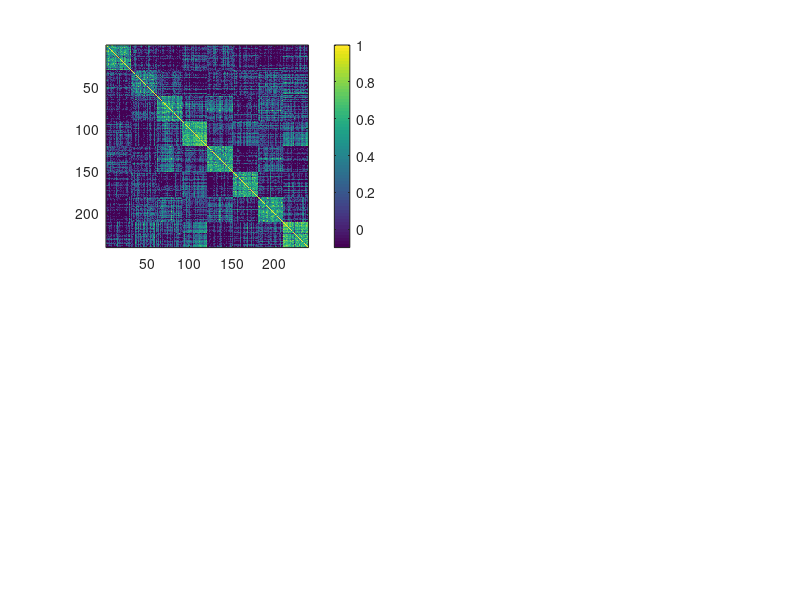

Write MATLAB code to recreate this figure. (Note: this script raises an error after producing the figure.)
N=20;
K=8;
V=K*30;
rho0=0.05;
rho=0.5;
% rhoMin=0.5; % minimum non-zero fraction of rho in a block
rhoMin=1;
ngrads=2;
ThresFrac=1/K; % threshold fraction for the gradient matrix
Lab=repmat(1:K,[V/K,1]);Lab=Lab(:);

xx=linspace(1,rhoMin,V/K);
Sig0=toeplitz(xx);
Sig=rho0+(1-rho)*eye(V)+rho*kron(eye(K),Sig0);
addnoise = 0;
flipblocks=0; % flip blocks of the covariance matrix
if flipblocks==1
    for i=1:K
        I=(i-1)*V/K+1:i*V/K;
        Sig(I,I)=Sig(I,I)*(rand(1)>=0.5);
    end
    if addnoise == 1
        Sig = Sig + 0.1*randn(size(Sig));
    end
else
    Y = mvnrnd(repmat(0,[1,V]),Sig,N);
    if addnoise == 1
        Y = Y + randn(size(Y))*0.75;
    end
end

S = corrcoef(Y);

[V,D]=eig(S);V=fliplr(V);D=flip(diag(D));

%subplot(2,2,1);imagesc(Sig,[-0.1,min(1,rho*2)]);axis image;colorbar
subplot(2,2,1);imagesc(S,[-0.1,min(1,rho*2)]);axis image;colorbar
grmat_top = keep_top(S, ThresFrac); 
grmat_grad = normalized_angle(grmat_top);
subplot(2,2,2);imagesc(grmat_grad,[-0.1,min(1,rho*2)]);axis image;colorbar

% subplot(2,2,3);plot(V(:,1:3));set(get(gca,'Children'),'LineWidth',2)
% legend({'PC1','PC2','PC3'})
[V,D]=eig(S); V=fliplr(V);
subplot(2,2,3);
%[coeff, score, ~] = pca(S); % Sample covariance
[coeff, score, ~] = pca(grmat_top); % Thresholded covariance
% [coeff, score, ~] = pca(Sig); % True covariance
grads = score(:, 1:ngrads);

% plot(grads(:,1), grads(:,2), '.','MarkerSize',10)
gscatter(grads(:,1), grads(:,2), Lab)

% plot(V(:,1),V(:,2), '*')
% [coeff, score, ~] = pca(S);
% grads = score(:, 1:ngrads);
% 
% plot(grads(:,1), grads(:,2), '*')

subplot(2,2,4)

% grmat_grad = S;
% [V, D] = eig(grmat_grad); V=fliplr(V);
[coeff, score, ~] = pca(grmat_grad);
grads = score(:, 1:ngrads);

% plot(grads(:,1), grads(:,2), '.','MarkerSize',10)
gscatter(grads(:,1), grads(:,2), Lab)
% subplot(2,2,4); plot(V(:,1),V(:,2), '*')
% xlim

% plot(grmat_grad*V(:,1), grmat_grad*V(:,2), '*')

mean(S(:)<0)
